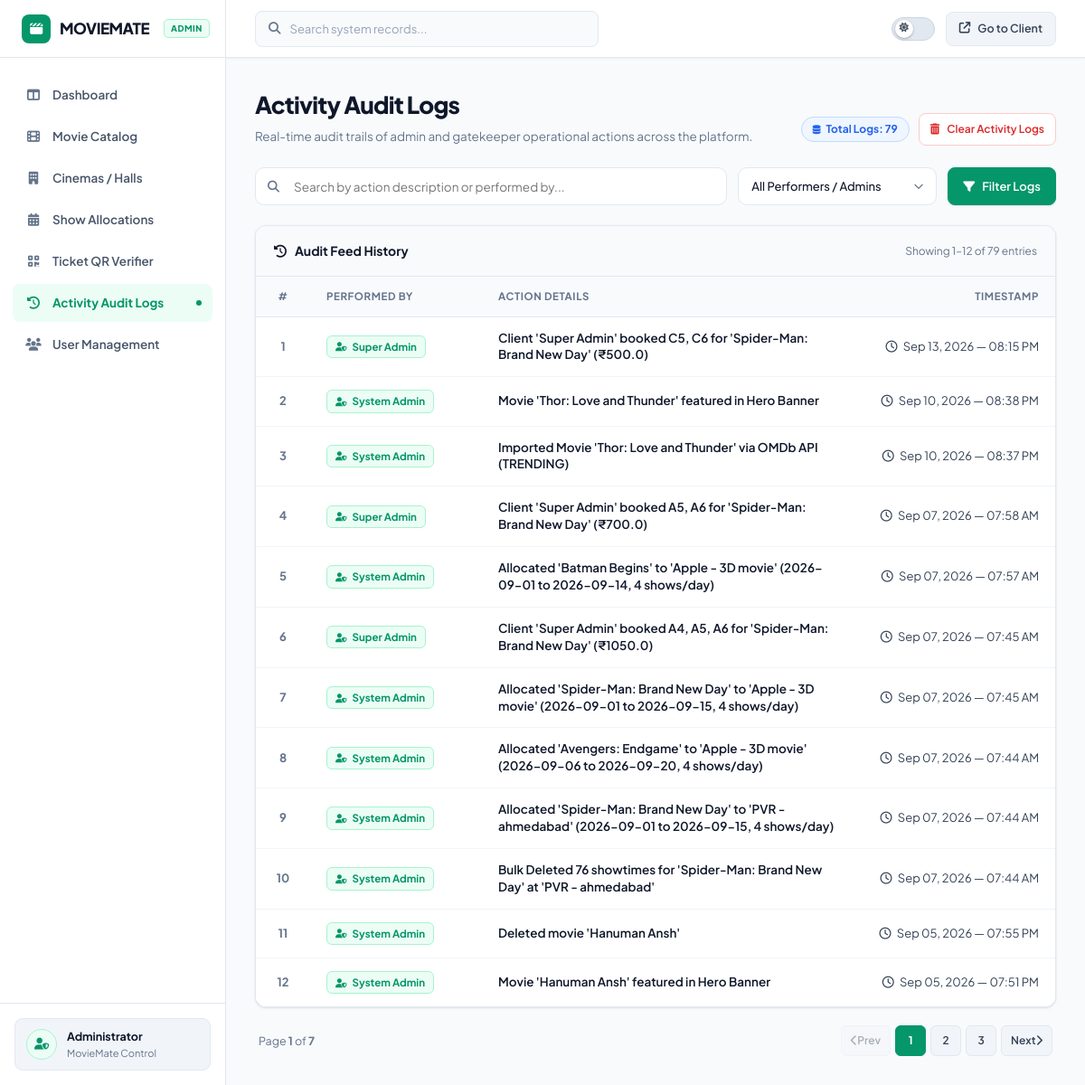
Before: /admin-panel/activity-logs/ (signed in) with the older database file.
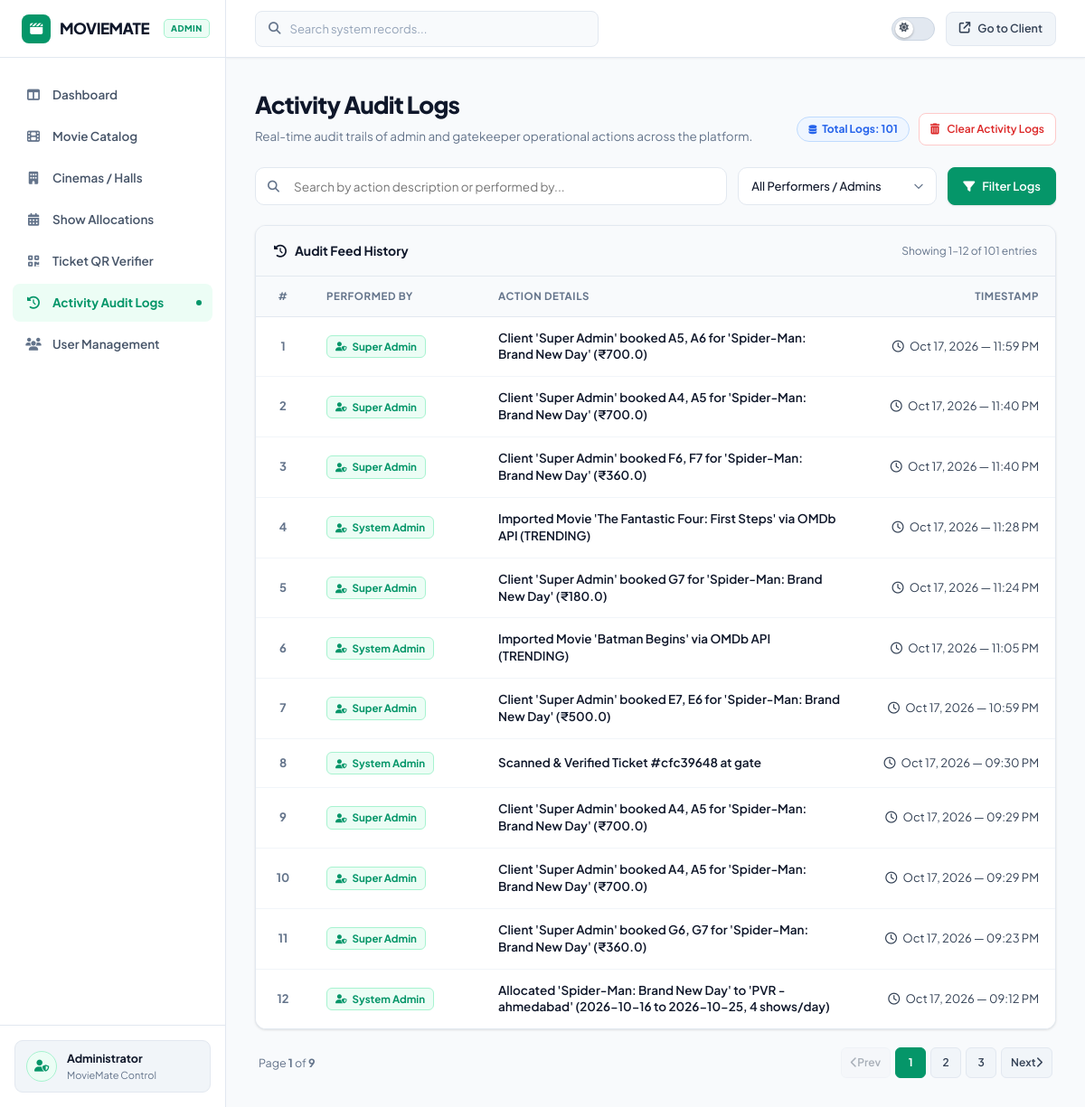
After: the same page with the newer database file.
### admin_panel/models.py (models this page shows, shortened)
class AdminActivityLog(models.Model):
    action = models.CharField(max_length=255)
    performed_by = models.CharField(max_length=100, default='Admin')
    timestamp = models.DateTimeField(auto_now_add=True)
    details = models.TextField(blank=True)

### admin_panel/views.py (the view)
# urls.py: path('activity-logs/', views.activity_logs_list, name='activity_logs'),
@admin_required
def activity_logs_list(request):
    logs = AdminActivityLog.objects.all().order_by('-timestamp')
    query = request.GET.get('q', '').strip()
    if query:
        logs = logs.filter(Q(action__icontains=query) | Q(performed_by__icontains=query) | Q(details__icontains=query))
    performer = request.GET.get('performer', '').strip()
    if performer:
        logs = logs.filter(performed_by__iexact=performer)
    performers = AdminActivityLog.objects.values_list('performed_by', flat=True).distinct()
    paginator = Paginator(logs, 12)
    page_number = request.GET.get('page', 1)
    page_obj = paginator.get_page(page_number)
    context = {
        'page_obj': page_obj,
        'query': query,
        'performer': performer,
        'performers': performers,
        'total_logs': paginator.count,
        'active_page': 'activity_logs',
    }
    return render(request, 'admin_panel/activity_logs.html', context)

### admin_panel/views.py (called while the page is built)
def admin_required(view_func):
    @wraps(view_func)
    def _wrapped_view(request, *args, **kwargs):
        customer_id = request.session.get('customer_id')
        if not customer_id:
            messages.error(request, "Please log in with your admin account to access the Admin Panel.")
            return redirect('login')
        try:
            customer = Customer.objects.get(id=customer_id)
            if customer.role != 'admin':
                messages.error(request, "Access Denied! You do not have administrator permissions.")
                return redirect('dashboard')
        except Customer.DoesNotExist:
            return redirect('login')
        return view_func(request, *args, **kwargs)
    return _wrapped_view

### admin_panel/templates/admin_panel/activity_logs.html (shortened to what the changed rows need)
{% extends 'admin_panel/base_admin.html' %}
{% load static %}
{% block extra_css %}
<link rel="stylesheet" href="{% static 'admin_panel/css/admin_activity_logs.css' %}?v=25.0">
{% endblock %}
{% block content %}
<div class="audit-page">
    <div class="audit-page-header">
        <div>
            <h1 class="audit-page-title">Activity Audit Logs</h1>
        </div>
        <div class="audit-header-actions">
            <span class="badge badge-blue" style="font-size: 12px; padding: 6px 12px;">
                <i class="fa-solid fa-database" style="font-size: 10px;"></i>
                Total Logs: {{ total_logs }}
            </span>
            <button type="button"
                    class="btn-outline"
                    style="min-height: 36px; padding: 0 12px; font-size: 12px; color: var(--accent-red); border-color: var(--accent-red-border);"
                    onclick="document.getElementById('clearLogsModal').style.display='flex'">
                <i class="fa-solid fa-trash-can"></i>
                Clear Activity Logs
            </button>
        </div>
    </div>
    <div class="panel-card">
        <div class="panel-header">
            <div class="panel-title">
                <i class="fa-solid fa-clock-rotate-left" style="color: var(--brand-blue);"></i>
                <span>Audit Feed History</span>
            </div>
            <span style="font-size: 12px; color: var(--text-muted);">
                Showing {{ page_obj.start_index }}–{{ page_obj.end_index }} of {{ total_logs }} entries
            </span>
        </div>
        <div style="overflow-x: auto;">
            <table class="admin-table">
                <thead>
                    <tr>
                        <th style="width: 60px; text-align: center;">#</th>
                        <th style="width: 190px;">Performed By</th>
                        <th>Action Details</th>
                        <th style="width: 220px; text-align: right;">Timestamp</th>
                    </tr>
                </thead>
                <tbody>
                    {% for log in page_obj %}
                    <tr>
                        <td style="text-align: center; color: var(--text-muted); font-weight: 700;">
                            {{ forloop.counter0|add:page_obj.start_index }}
                        </td>
                        <td>
                            <span class="audit-user-pill">
                                <i class="fa-solid fa-user-shield" style="font-size: 10px;"></i>
                                {{ log.performed_by }}
                            </span>
                        </td>
                        <td>
                            <div class="audit-action-text">{{ log.action }}</div>
                        </td>
                        <td class="audit-timestamp-text">
                            <i class="fa-regular fa-clock" style="margin-right: 4px;"></i>
                            {{ log.timestamp|date:"M d, Y — h:i A" }}
                        </td>
                    </tr>
                    {% endfor %}
                </tbody>
            </table>
        </div>
    </div>
    {% if page_obj.has_other_pages %}
    <div class="audit-pagination-bar">
        <div style="font-size: 12.5px; color: var(--text-muted);">
            Page <b>{{ page_obj.number }}</b> of <b>{{ page_obj.paginator.num_pages }}</b>
        </div>
        <div style="display: flex; gap: 5px; align-items: center;">
            {% if page_obj.has_previous %}
                <a href="?page={{ page_obj.previous_page_number }}{% if query %}&q={{ query }}{% endif %}{% if performer %}&performer={{ performer }}{% endif %}" class="audit-page-btn">
                    <i class="fa-solid fa-chevron-left"></i> Prev
                </a>
            {% else %}
                <span class="audit-page-btn disabled">
                    <i class="fa-solid fa-chevron-left"></i> Prev
                </span>
            {% endif %}
            {% for p in page_obj.paginator.page_range %}
                {% if p == page_obj.number %}
                    <span class="audit-page-btn active">{{ p }}</span>
                {% elif p >= page_obj.number|add:"-2" and p <= page_obj.number|add:"2" %}
                    <a href="?page={{ p }}{% if query %}&q={{ query }}{% endif %}{% if performer %}&performer={{ performer }}{% endif %}" class="audit-page-btn">{{ p }}</a>
                {% endif %}
            {% endfor %}
            {% if page_obj.has_next %}
                <a href="?page={{ page_obj.next_page_number }}{% if query %}&q={{ query }}{% endif %}{% if performer %}&performer={{ performer }}{% endif %}" class="audit-page-btn">
                    Next <i class="fa-solid fa-chevron-right"></i>
                </a>
            {% else %}
                <span class="audit-page-btn disabled">
                    Next <i class="fa-solid fa-chevron-right"></i>
                </span>
            {% endif %}
        </div>
    </div>
    {% endif %}
</div>
{% endblock %}

Changed rows visible on the page:
no longer on this page (row unchanged): AdminActivityLog: performed_by "Super Admin", action "Client 'Super Admin' booked C5, C6 for 'Spider-Man: Brand New Day' (₹500.0)", timestamp "Sep 13, 2026 — 08:15 PM"
no longer on this page (row unchanged): AdminActivityLog: performed_by "System Admin", action "Movie 'Thor: Love and Thunder' featured in Hero Banner", timestamp "Sep 10, 2026 — 08:38 PM"
no longer on this page (row unchanged): AdminActivityLog: performed_by "System Admin", action "Imported Movie 'Thor: Love and Thunder' via OMDb API (TRENDING)", timestamp "Sep 10, 2026 — 08:37 PM"
no longer on this page (row unchanged): AdminActivityLog: performed_by "Super Admin", action "Client 'Super Admin' booked A5, A6 for 'Spider-Man: Brand New Day' (₹700.0)", timestamp "Sep 07, 2026 — 07:58 AM"
no longer on this page (row unchanged): AdminActivityLog: performed_by "System Admin", action "Allocated 'Batman Begins' to 'Apple - 3D movie' (2026-09-01 to 2026-09-14, 4 shows/day)", timestamp "Sep 07, 2026 — 07:57 AM"
no longer on this page (row unchanged): AdminActivityLog: performed_by "Super Admin", action "Client 'Super Admin' booked A4, A5, A6 for 'Spider-Man: Brand New Day' (₹1050.0)", timestamp "Sep 07, 2026 — 07:45 AM"
no longer on this page (row unchanged): AdminActivityLog: performed_by "System Admin", action "Allocated 'Spider-Man: Brand New Day' to 'Apple - 3D movie' (2026-09-01 to 2026-09-15, 4 shows/day)", timestamp "Sep 07, 2026 — 07:45 AM"
no longer on this page (row unchanged): AdminActivityLog: performed_by "System Admin", action "Allocated 'Avengers: Endgame' to 'Apple - 3D movie' (2026-09-06 to 2026-09-20, 4 shows/day)", timestamp "Sep 07, 2026 — 07:44 AM"
no longer on this page (row unchanged): AdminActivityLog: performed_by "System Admin", action "Allocated 'Spider-Man: Brand New Day' to 'PVR - ahmedabad' (2026-09-01 to 2026-09-15, 4 shows/day)", timestamp "Sep 07, 2026 — 07:44 AM"
no longer on this page (row unchanged): AdminActivityLog: performed_by "System Admin", action "Bulk Deleted 76 showtimes for 'Spider-Man: Brand New Day' at 'PVR - ahmedabad'", timestamp "Sep 07, 2026 — 07:44 AM"
no longer on this page (row unchanged): AdminActivityLog: performed_by "System Admin", action "Deleted movie 'Hanuman Ansh'", timestamp "Sep 05, 2026 — 07:55 PM"
no longer on this page (row unchanged): AdminActivityLog: performed_by "System Admin", action "Movie 'Hanuman Ansh' featured in Hero Banner", timestamp "Sep 05, 2026 — 07:51 PM"
added AdminActivityLog: performed_by "Super Admin", action "Client 'Super Admin' booked A5, A6 for 'Spider-Man: Brand New Day' (₹700.0)", timestamp "Oct 17, 2026 — 11:59 PM"
added AdminActivityLog: performed_by "Super Admin", action "Client 'Super Admin' booked A4, A5 for 'Spider-Man: Brand New Day' (₹700.0)", timestamp "Oct 17, 2026 — 11:40 PM"
added AdminActivityLog: performed_by "Super Admin", action "Client 'Super Admin' booked F6, F7 for 'Spider-Man: Brand New Day' (₹360.0)", timestamp "Oct 17, 2026 — 11:40 PM"
added AdminActivityLog: performed_by "System Admin", action "Imported Movie 'The Fantastic Four: First Steps' via OMDb API (TRENDING)", timestamp "Oct 17, 2026 — 11:28 PM"
added AdminActivityLog: performed_by "Super Admin", action "Client 'Super Admin' booked G7 for 'Spider-Man: Brand New Day' (₹180.0)", timestamp "Oct 17, 2026 — 11:24 PM"
added AdminActivityLog: performed_by "System Admin", action "Imported Movie 'Batman Begins' via OMDb API (TRENDING)", timestamp "Oct 17, 2026 — 11:05 PM"
added AdminActivityLog: performed_by "Super Admin", action "Client 'Super Admin' booked E7, E6 for 'Spider-Man: Brand New Day' (₹500.0)", timestamp "Oct 17, 2026 — 10:59 PM"
added AdminActivityLog: performed_by "System Admin", action "Scanned & Verified Ticket #cfc39648 at gate", timestamp "Oct 17, 2026 — 09:30 PM"
added AdminActivityLog: performed_by "Super Admin", action "Client 'Super Admin' booked A4, A5 for 'Spider-Man: Brand New Day' (₹700.0)", timestamp "Oct 17, 2026 — 09:29 PM"
added AdminActivityLog: performed_by "Super Admin", action "Client 'Super Admin' booked A4, A5 for 'Spider-Man: Brand New Day' (₹700.0)", timestamp "Oct 17, 2026 — 09:29 PM"
added AdminActivityLog: performed_by "Super Admin", action "Client 'Super Admin' booked G6, G7 for 'Spider-Man: Brand New Day' (₹360.0)", timestamp "Oct 17, 2026 — 09:23 PM"
added AdminActivityLog: performed_by "System Admin", action "Allocated 'Spider-Man: Brand New Day' to 'PVR - ahmedabad' (2026-10-16 to 2026-10-25, 4 shows/day)", timestamp "Oct 17, 2026 — 09:12 PM"
Other visible differences:
{{ total_logs }}: "79" → "101"
{{ page_obj.paginator.num_pages }}: "7" → "9"
